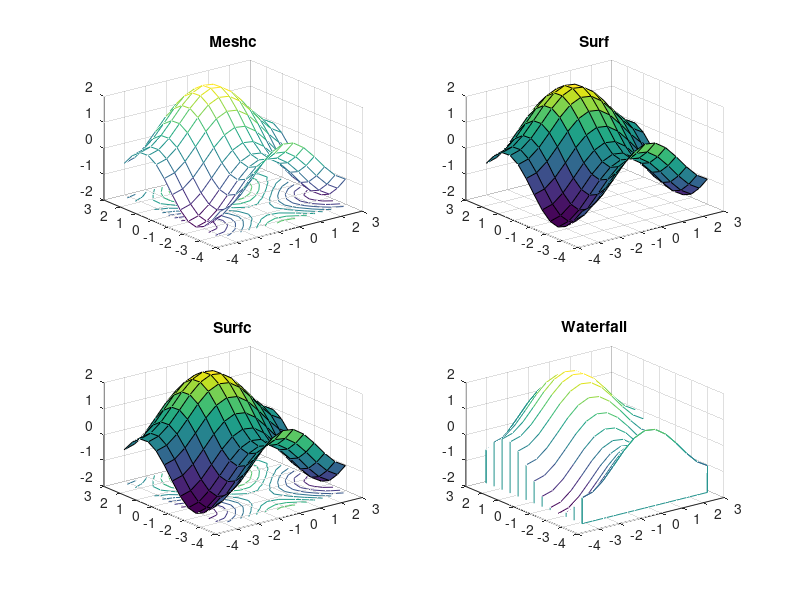

Recreate this plot in MATLAB.
% cap5_mesh_exemplo
x=-pi:0.5:pi;
y=-pi:0.5:pi;
[MX,MY]=meshgrid(x,y);
MZ=cos(MX)+sin(MY);
subplot(2,2,1)
meshc(MX,MY,MZ)
title('Meshc')
subplot(2,2,2)
surf(MX,MY,MZ)
title('Surf')
subplot(2,2,3)
surfc(MX,MY,MZ)
title('Surfc')
subplot(2,2,4)
waterfall(MX,MY,MZ)
title('Waterfall')
